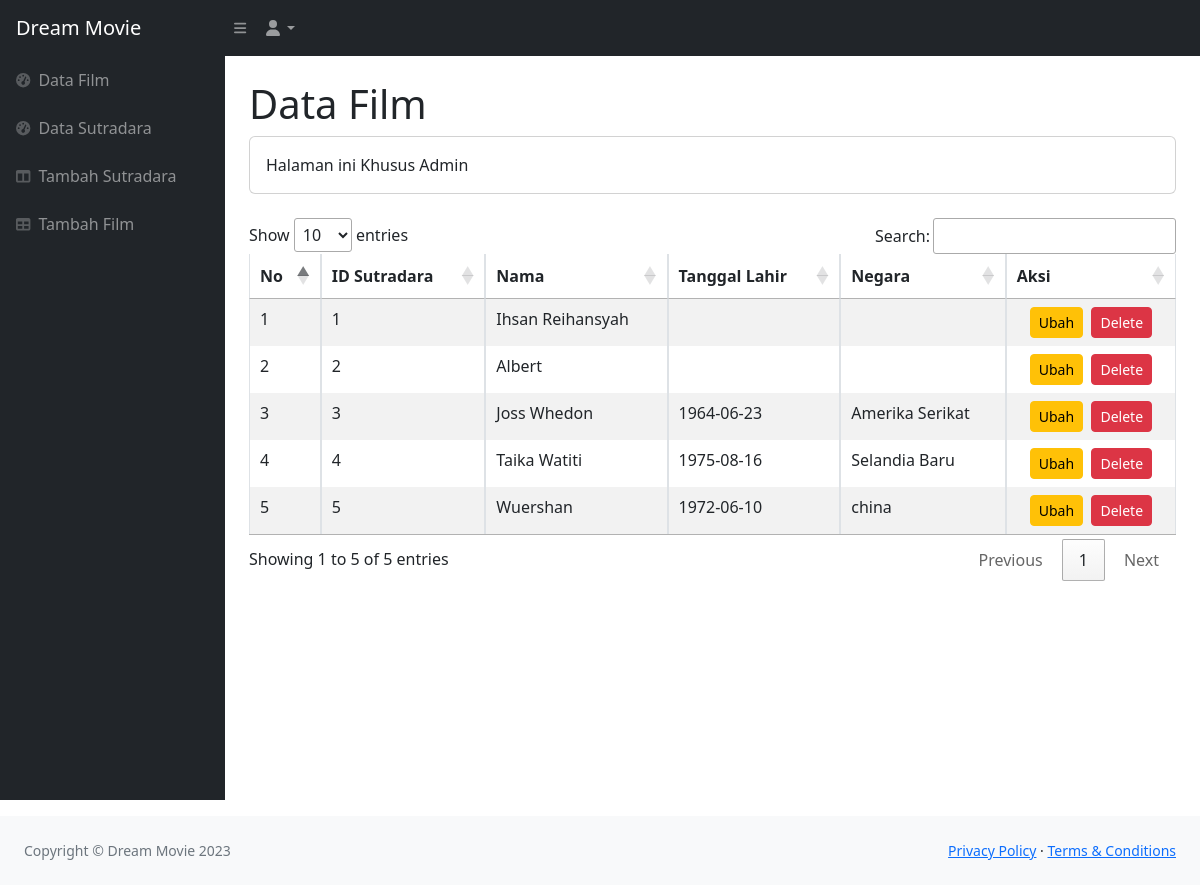
Before: /admin/data_sutradara.php with the older database file.
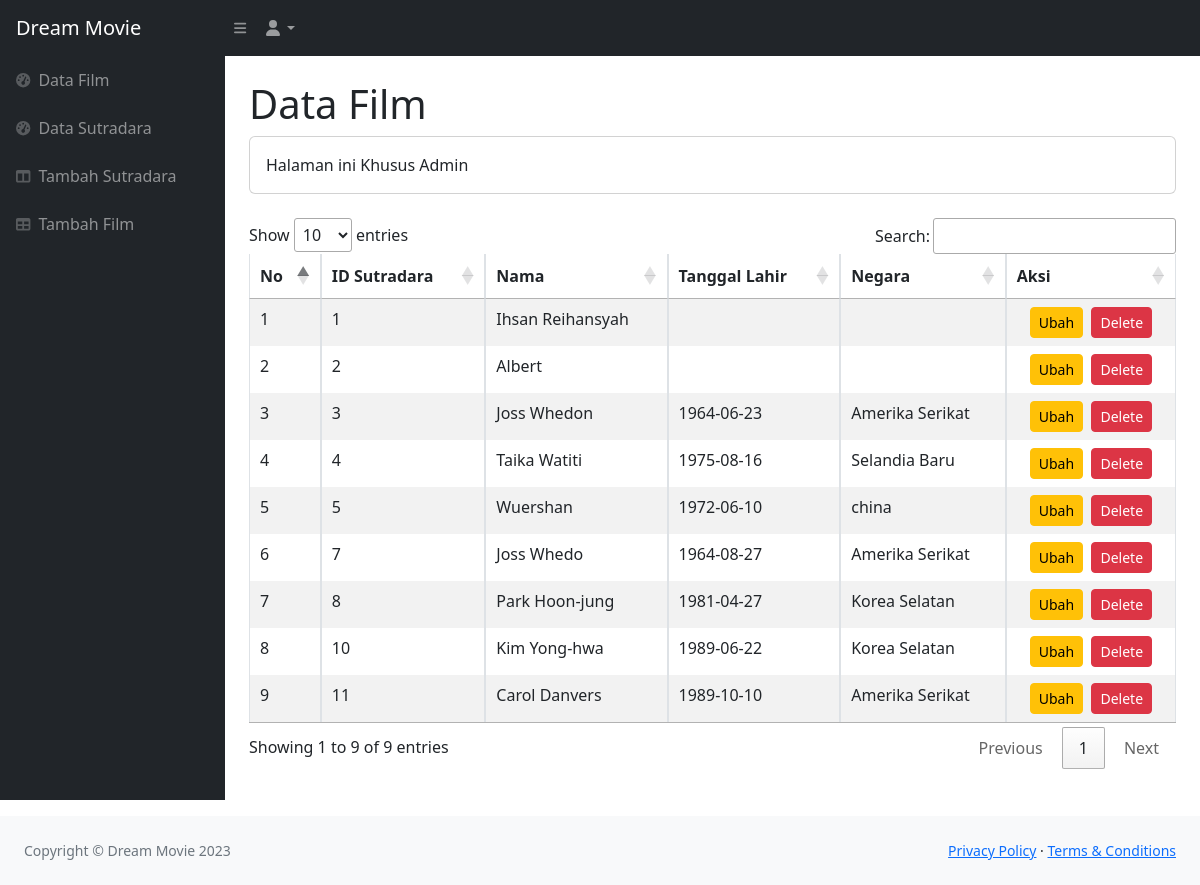
After: the same page with the newer database file.
### tables this page shows
CREATE TABLE `sutradara` (
  `id_sutradara` int(11) NOT NULL,
  `nama_sutradara` varchar(255) NOT NULL,
  `tanggal_lahir` date DEFAULT NULL,
  `negara` varchar(255) DEFAULT NULL
);

### admin/data_sutradara.php (the view, shortened to what this page needs)
<!DOCTYPE html>
<html lang="en">
<head>
    <link rel="stylesheet" href="https://cdn.datatables.net/1.13.4/css/jquery.dataTables.min.css">
    <link href="css/styles.css" rel="stylesheet" />
</head>
<body class="sb-nav-fixed">
    <?php
    include 'koneksi.php';
    $query = mysqli_query($conn, "SELECT * FROM sutradara;");
    ?>
    <nav class="sb-topnav navbar navbar-expand navbar-dark bg-dark">
        <a class="navbar-brand ps-3">Dream Movie</a>
        <button class="btn btn-link btn-sm order-1 order-lg-0 me-4 me-lg-0" id="sidebarToggle" href="#!"><i
                class="fas fa-bars"></i></button>
        <ul class="navbar-nav ms-auto ms-md-0 me-3 me-lg-4">
            <li class="nav-item dropdown">
                <a class="nav-link dropdown-toggle" id="navbarDropdown" href="#" role="button" data-bs-toggle="dropdown"
                    aria-expanded="false"><i class="fas fa-user fa-fw"></i></a>
            </li>
        </ul>
    </nav>
    <div id="layoutSidenav">
        <?php include "template/navbar.php" ?>
        <div id="layoutSidenav_content">
            <main>
                <div class="container-fluid px-4">
                    <h1 class="mt-4">Data Film</h1>
                    <div class="card mb-4">
                        <div class="card-body">
                            Halaman ini Khusus Admin
                        </div>
                    </div>
                    <table id="sutradara" class="table table-striped table-bordered">
                        <thead>
                            <tr>
                                <th>No</th>
                                <th>ID Sutradara</th>
                                <th>Nama</th>
                                <th>Tanggal Lahir</th>
                                <th>Negara</th>
                                <th>Aksi</th>
                            </tr>
                        </thead>
                        <tbody>
                            <?php if (mysqli_num_rows($query) > 0) { ?>
                                <?php
                                $no = 1;
                                while ($data = mysqli_fetch_array($query)) {
                                    ?>
                                    <tr>
                                        <td>
                                            <?php echo $no ?>
                                        </td>
                                        <td>
                                            <?php echo $data["id_sutradara"]; ?>
                                        </td>
                                        <td>
                                            <?php echo $data["nama_sutradara"]; ?>
                                        </td>
                                        <td>
                                            <?php echo $data["tanggal_lahir"]; ?>
                                        </td>
                                        <td>
                                            <?php echo $data["negara"]; ?>
                                        </td>
                                        <td>
                                            <center>
                                                <a href="edit_sutradara.php?id_sutradara=<?php echo $data["id_sutradara"] ?>" class="btn btn-warning btn-sm">
                                                    Ubah </a>&nbsp;
                                                <a href="proses_hapus_sutradara.php?id_sutradara=<?php echo $data["id_sutradara"] ?>"
                                                    onclick="return confirm('Yakin Ingin Menghapus Data?')"
                                                    class="btn btn-danger btn-sm">Delete </a>
                                            </center>
                                        </td>
                                    </tr>
                                    <?php $no++;
                                } ?>
                            <?php } ?>
                        </tbody>
                    </table>
                </div>
        </div>
    </div>
    </main><br><br><br>
    <footer class="py-4 bg-light mt-auto">
        <div class="container-fluid px-4">
            <div class="d-flex align-items-center justify-content-between small">
                <div class="text-muted">Copyright &copy; Dream Movie 2023</div>
                <div>
                    <a href="#">Privacy Policy</a>
                    &middot;
                    <a href="#">Terms &amp; Conditions</a>
                </div>
            </div>
        </div>
    </footer>
</body>
</html>

Changed rows visible on the page:
added sutradara: id_sutradara "7", nama_sutradara "Joss Whedo", tanggal_lahir "1964-08-27", negara "Amerika Serikat"
added sutradara: id_sutradara "8", nama_sutradara "Park Hoon-jung", tanggal_lahir "1981-04-27", negara "Korea Selatan"
added sutradara: id_sutradara "10", nama_sutradara "Kim Yong-hwa", tanggal_lahir "1989-06-22", negara "Korea Selatan"
added sutradara: id_sutradara "11", nama_sutradara "Carol Danvers", tanggal_lahir "1989-10-10", negara "Amerika Serikat"
Other visible differences:
text written by a page script: "Show entries Search: Showing 1 to 5 of 5 entries Previous 1 Next" → "Show entries Search: Showing 1 to 9 of 9 entries Previous 1 Next"
